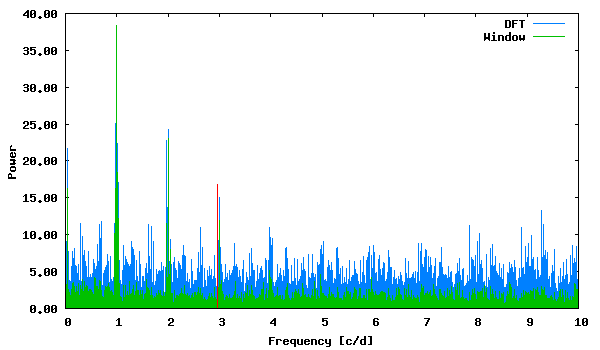

This chart was generated by the following gnuplot code:
set term png size 600,350 medium
set colors classic
set output "phase_lc_15.deeming.png"
set xlabel "Frequency [c/d]"
set ylabel "Power"
set format y "%5.2f"
plot "deeming.periodogram" using 1:2 with lines linecolor 3 title "DFT", "deeming.periodogram" using 1:3 with lines linecolor 2 title "Window", "<echo '2.972067 16.81148155'" with impulses linecolor 1 title ""
 
